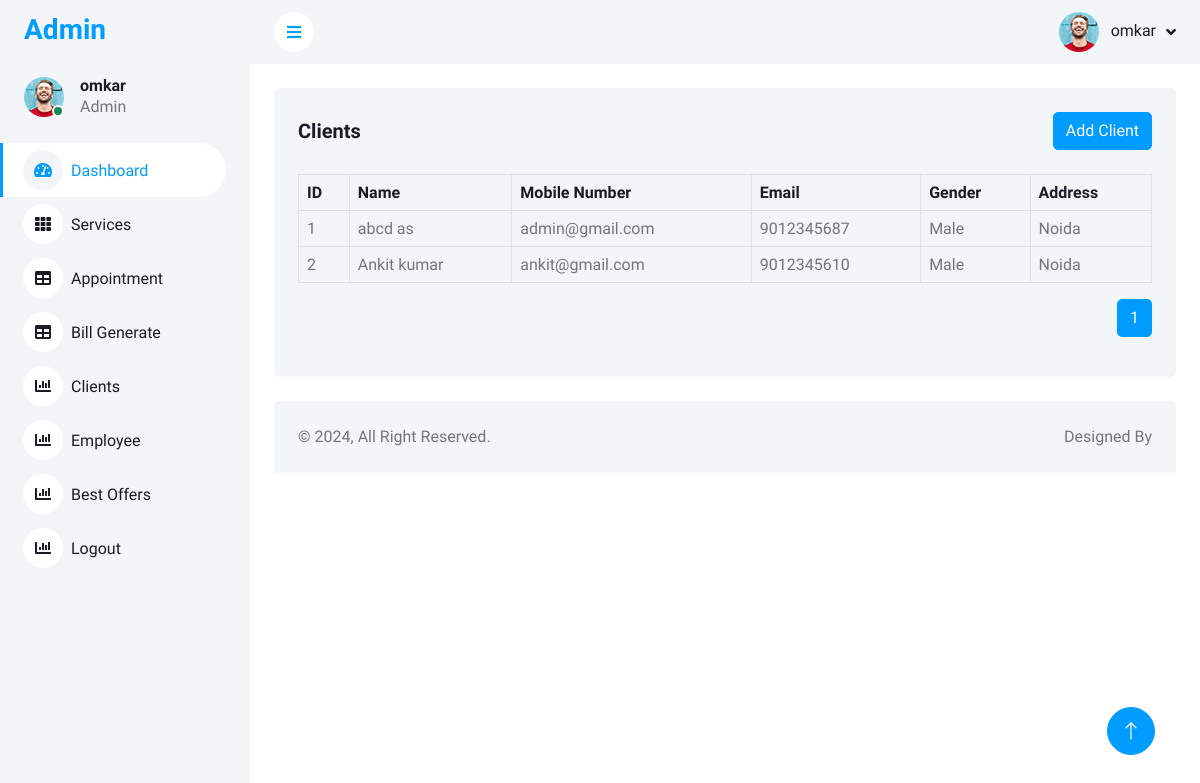
Page /admin/clients.php (signed in) on the committed database.
### tables this page shows
CREATE TABLE `sal_clients` (
  `id` int(11) NOT NULL,
  `name` varchar(50) DEFAULT NULL,
  `contact_number` varchar(15) DEFAULT NULL,
  `email` varchar(100) DEFAULT NULL,
  `gender` enum('Male','Female') DEFAULT NULL,
  `address` text DEFAULT NULL
);

### admin/clients.php (the view, shortened to what this page needs)
<?php
include("db.php");
$recordsPerPage = 5;
if (isset($_GET['page']) && is_numeric($_GET['page'])) {
  $currentPage = $_GET['page'];
} else {
  $currentPage = 1;
}
$offset = ($currentPage - 1) * $recordsPerPage;
?>
<?php include("header.php");?>
<body>
    <div class="container-xxl position-relative bg-white d-flex p-0">
            <?php include("siderbar.php");?>
        <div class="content">
                <?php include("nav.php");?>
            <div class="container-fluid pt-4 px-4">
                <div class="bg-light text-center rounded p-4">
                    <div class="d-flex align-items-center justify-content-between mb-4">
                        <h5 class="mb-0">Clients</h5>
                        <a href="add-client.php" class="btn btn-primary">Add Client</a>
                    </div>
                    <div class="table-responsive">
                        <table class="table text-start align-middle table-bordered table-hover mb-0">
                            <thead>
                                <tr class="text-dark">
                                    <th scope="col">ID</th>
                                    <th scope="col">Name</th>
                                    <th scope="col">Mobile Number</th>
                                    <th scope="col">Email</th>
                                    <th scope="col">Gender</th>
                                    <th scope="col">Address</th>
                                </tr>
                            </thead>
                            <tbody>
                            <?php
                                $id = 1;
                                $res = $conn->query("SELECT * FROM `sal_clients` LIMIT $offset, $recordsPerPage ");
                                while($row = $res->fetch_assoc()) {
                                    $name = $row['name'];
                                    $email = $row['email'];
                                    $mobile = $row['contact_number'];
                                    $gender = $row['gender'];
                                    $address = $row['address'];
                                ?>
                                <tr>
                                    <td><?=$id?></td>
                                    <td><?=$name?></td>
                                    <td><?=$email?></td>
                                    <td><?=$mobile?></td>
                                    <td><?=$gender?></td>
                                    <td><?=$address?></td>
                                </tr>
                                <?php
                                    $id++;
                                }
                                ?>
                            </tbody>
                        </table>
                        <ul class="pagination mt-3" style="float:right;">
                            <?php
                            $totalPages = ceil($conn->query("SELECT COUNT(*) FROM `sal_clients`")->fetch_row()[0] / $recordsPerPage);
                            for ($i = 1; $i <= $totalPages; $i++) {
                                echo "<li class='page-item " . ($i == $currentPage ? 'active' : '') . "'><a class='page-link' href='?page=$i'>$i</a></li>";
                            }
                            ?>
                        </ul>
                    </div>
                </div>
            </div>
                <?php include("footer.php");?>
        </div>
    </div>
</body>

### admin/siderbar.php
<?php
$res = $conn->query("SELECT * FROM `admin` WHERE `email` = '" . $_SESSION['username'] . "'");
while ($row = $res->fetch_assoc()) {
    $name = $row["name"];
}
?>
    <div class="sidebar pe-4 pb-3">
        <nav class="navbar bg-light navbar-light">
            <a href="index.php" class="navbar-brand mx-4 mb-3">
                <h3 class="text-primary"></i>Admin</h3>
            </a>
            <div class="d-flex align-items-center ms-4 mb-4">
                <div class="position-relative">
                    <img class="rounded-circle" src="img/user.jpg" alt="" style="width: 40px; height: 40px;">
                    <div class="bg-success rounded-circle border border-2 border-white position-absolute end-0 bottom-0 p-1"></div>
                </div>
                <div class="ms-3">
                    <h6 class="mb-0"><?=$name?></h6>
                    <span>Admin</span>
                </div>
            </div>
            <div class="navbar-nav w-100">
                <a href="index.php" class="nav-item nav-link active"><i class="fa fa-tachometer-alt me-2"></i>Dashboard</a>
                <a href="services.php" class="nav-item nav-link"><i class="fa fa-th me-2"></i>Services</a>
                <a href="appointment.php" class="nav-item nav-link"><i class="fa fa-table me-2"></i>Appointment</a>
                <a href="bill-generate.php" class="nav-item nav-link"><i class="fa fa-table me-2"></i>Bill Generate</a>
                <a href="clients.php" class="nav-item nav-link"><i class="fa fa-chart-bar me-2"></i>Clients</a>
                <a href="employee.php" class="nav-item nav-link"><i class="fa fa-chart-bar me-2"></i>Employee</a>
                <a href="best-offers.php" class="nav-item nav-link"><i class="fa fa-chart-bar me-2"></i>Best Offers</a>
                <a href="logout.php" class="nav-item nav-link"><i class="fa fa-chart-bar me-2"></i>Logout</a>
            </div>
        </nav>
    </div>

### admin/nav.php (shortened to what this page needs)
<?php
$res = $conn->query("SELECT * FROM `admin` WHERE `email` = '" . $_SESSION['username'] . "'");
while ($row = $res->fetch_assoc()) {
    $name = $row["name"];
}
?>
<nav class="navbar navbar-expand bg-light navbar-light sticky-top px-4 py-0">
    <a href="#" class="sidebar-toggler flex-shrink-0">
        <i class="fa fa-bars"></i>
    </a>
    <div class="navbar-nav align-items-center ms-auto">
        <div class="nav-item dropdown">
            <a href="#" class="nav-link dropdown-toggle" data-bs-toggle="dropdown">
                <img class="rounded-circle me-lg-2" src="img/user.jpg" alt="" style="width: 40px; height: 40px;">
                <span class="d-none d-lg-inline-flex"><?=$name?></span>
            </a>
        </div>
    </div>
</nav>

### admin/css/style.css (style rules this page uses)
.btn { transition: .5s; }
.btn.btn-primary { color: #FFFFFF; }
.sidebar { position: fixed; top: 0; left: 0; bottom: 0; width: 250px; height: 100vh; overflow-y: auto; background: var(--light); transition: 0.5s; z-index: 999; }
.content { margin-left: 250px; min-height: 100vh; background: #FFFFFF; transition: 0.5s; }
@media (min-width: 992px) { .sidebar { margin-left: 0; } }
@media (min-width: 992px) { .content { width: calc(100% - 250px); } }
.sidebar .navbar .navbar-nav .nav-link { padding: 7px 20px; color: var(--dark); font-weight: 500; border-left: 3px solid var(--light); border-radius: 0 30px 30px 0; outline: none; }
.sidebar .navbar .navbar-nav .nav-link:hover, .sidebar .navbar .navbar-nav .nav-link.active { color: var(--primary); background: #FFFFFF; border-color: var(--primary); }
.sidebar .navbar .navbar-nav .nav-link i { width: 40px; height: 40px; display: inline-flex; align-items: center; justify-content: center; background: #FFFFFF; border-radius: 40px; }
.sidebar .navbar .navbar-nav .nav-link:hover i, .sidebar .navbar .navbar-nav .nav-link.active i { background: var(--light); }
.content .navbar .navbar-nav .nav-link { margin-left: 25px; padding: 12px 0; color: var(--dark); outline: none; }
.content .navbar .sidebar-toggler, .content .navbar .navbar-nav .nav-link i { width: 40px; height: 40px; display: inline-flex; align-items: center; justify-content: center; background: #FFFFFF; border-radius: 40px; }
.content .navbar .dropdown-toggle::after { margin-left: 6px; vertical-align: middle; border: none; content: "\f107"; font-family: "Font Awesome 5 Free"; font-weight: 900; transition: .5s; }

### rows in the picture
sal_clients: name "abcd as", email "admin@gmail.com", contact_number "9012345687", gender "Male", address "Noida"
sal_clients: name "Ankit kumar", email "ankit@gmail.com", contact_number "9012345610", gender "Male", address "Noida"

### other values in the picture
$name "omkar"
